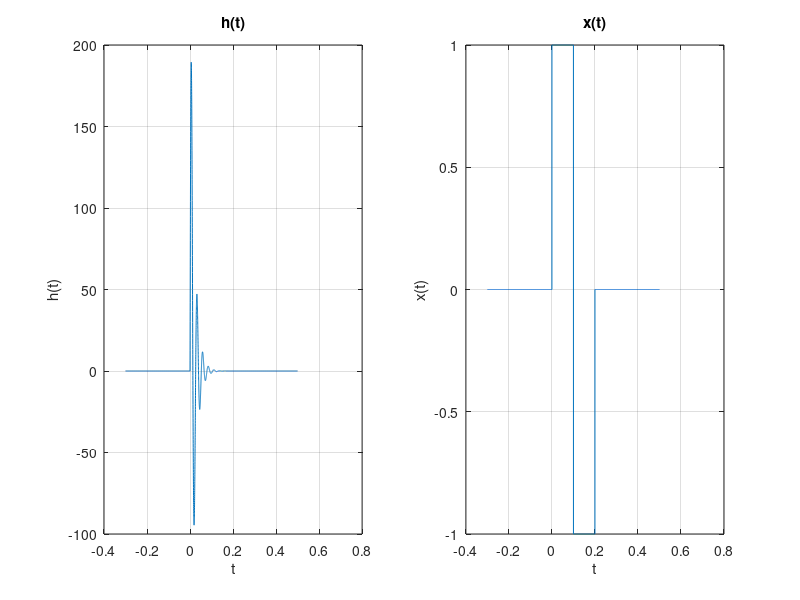
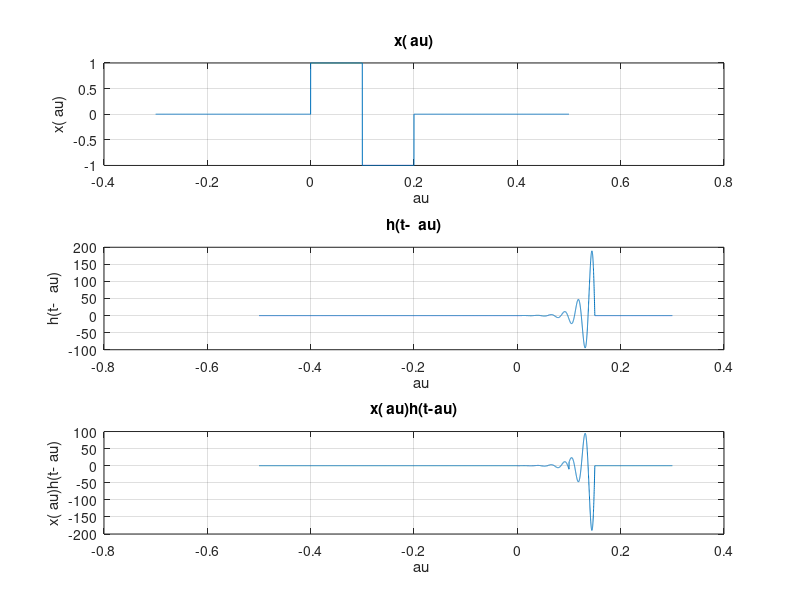
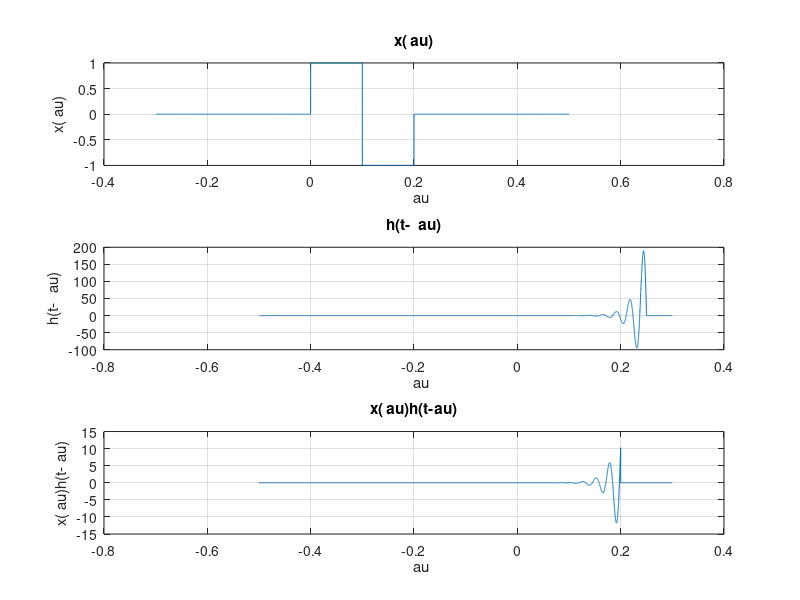
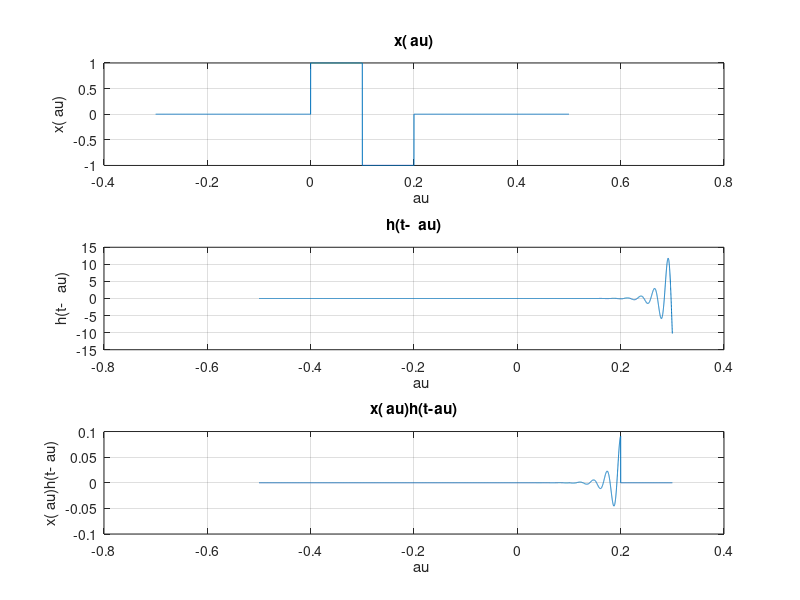

Write MATLAB code to recreate these figures, in order.
clear
close all
clc
dt=0.0001;

t=[-0.3:dt:0.5];
%ht= @(x) exp(-x).*((x>=0)-(x>=2));
ht=@(x) (x>=0).*(261.7287*sin(239.58*x)).*exp(-52.98*x);
pt= @(x) ((x>=0)&(x<0.1))-((x>=0.1)&(x<0.2));


figure
subplot(1,2,1)
plot(t,ht(t))
xlabel("t")
ylabel("h(t)")
title("h(t)")
set(gca,'fontsize',10);
grid

subplot(1,2,2)
plot(t,pt(t))
xlabel("t")
ylabel("x(t)")
title("x(t)")
set(gca,'fontsize',10);
grid

figure

subplot(3,1,1)
plot(t,pt(t))
xlabel("\tau")
ylabel("x(\tau)")
title("x(\tau)")
set(gca,'fontsize',10);
grid

subplot(3,1,2)
plot(-t,ht(t-0.2))
xlabel("\tau")
ylabel("h(t-\tau)")
title("h(t-\tau)")
set(gca,'fontsize',10);
grid


subplot(3,1,3)
plot(-t,ht(t-0.05).*pt(-t))
xlabel("\tau")
ylabel("x(\tau)h(t-\tau)")
title("x(\tau)h(t-\tau)")
set(gca,'fontsize',10);
grid

subplot(3,1,1)
plot(t,pt(t))
xlabel("\tau")
ylabel("x(\tau)")
title("x(\tau)")
set(gca,'fontsize',10);
grid

subplot(3,1,2)
plot(-t,ht(t+0.15))
xlabel("\tau")
ylabel("h(t-\tau)")
title("h(t-\tau)")
set(gca,'fontsize',10);
grid

subplot(3,1,3)
plot(-t,ht(t+0.15).*pt(-t))
xlabel("\tau")
ylabel("x(\tau)h(t-\tau)")
title("x(\tau)h(t-\tau)")
set(gca,'fontsize',10);
grid

figure

subplot(3,1,1)
plot(t,pt(t))
xlabel("\tau")
ylabel("x(\tau)")
title("x(\tau)")
set(gca,'fontsize',10);
grid

subplot(3,1,2)
plot(-t,ht(t+0.25))
xlabel("\tau")
ylabel("h(t-\tau)")
title("h(t-\tau)")
set(gca,'fontsize',10);
grid


subplot(3,1,3)
plot(-t,ht(t+0.25).*pt(-t))
xlabel("\tau")
ylabel("x(\tau)h(t-\tau)")
title("x(\tau)h(t-\tau)")
set(gca,'fontsize',10);
grid

figure

subplot(3,1,1)
plot(t,pt(t))
xlabel("\tau")
ylabel("x(\tau)")
title("x(\tau)")
set(gca,'fontsize',10);
grid

subplot(3,1,2)
plot(-t,ht(t+0.35))
xlabel("\tau")
ylabel("h(t-\tau)")
title("h(t-\tau)")
set(gca,'fontsize',10);
grid

subplot(3,1,3)
plot(-t,ht(t+0.35).*pt(-t))
xlabel("\tau")
ylabel("x(\tau)h(t-\tau)")
title("x(\tau)h(t-\tau)")
set(gca,'fontsize',10);
grid

figure
t=[-3:dt:5];
yt=(1-exp(-t)).*((t>0)&(t<=1))+...
    +(-1+4.4366*exp(-t)).*((t>1)&(t<=2))+(-0.1353-1.9525*exp(-t)).*((t>2)&(t<=3))+...
    +(0.1353-7.3891*exp(-t)).*((t>3)&(t<=4));

plot(t,yt)
xlabel("t")
ylabel("y(t)")
title("y(t)=\int^{6}_{-6}x(\tau)h(t-\tau)d\tau")
set(gca,'fontsize',10);
grid

t=[-0.1:dt:0.5];
y=dt*conv(ht(t),pt(t));
ty=dt*(1:length(y))+2*min(t);
figure
plot(ty,y)
xlabel("t")
ylabel("y(t)")
title("y(t)=\int^{6}_{-6}x(\tau)h(t-\tau)d\tau")
set(gca,'fontsize',10);
grid